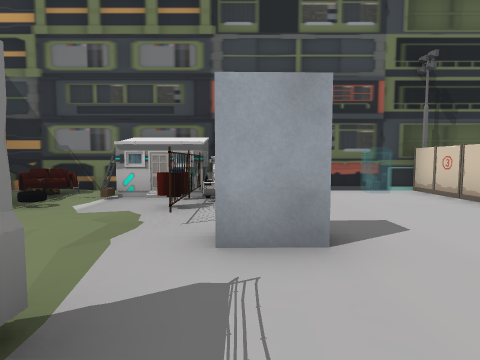
View 1 (above)

23 first-person views from a walk through a scene from a Unity 3-D project. The camera is 1.5 m above the floor, tilts 4° down and sees 80° across. The floor is counted in squares, 2 m on a side. Each view is taken from the middle of a square. On the plan, view 1 faces up. The plan holds only what a view shows up to about 10 squares ahead; the rest is blank. The place goes on beyond the plan. The player is left out. Door leaves are left out, so doorways stand open. Some surface patterns are stand-ins.

View 2
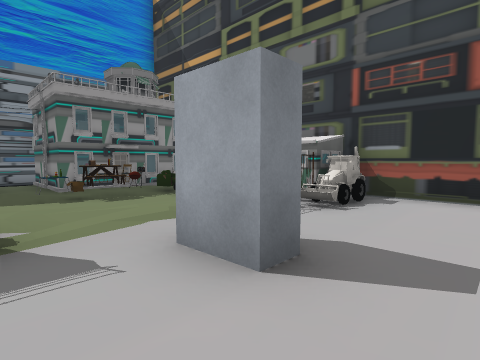

View 3
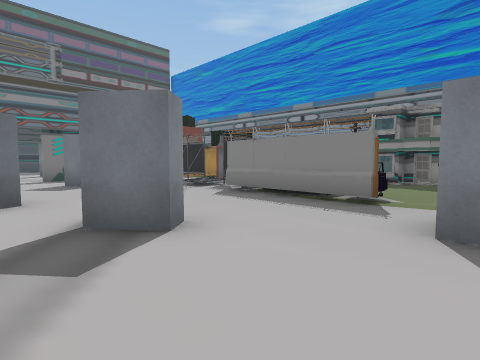

View 4
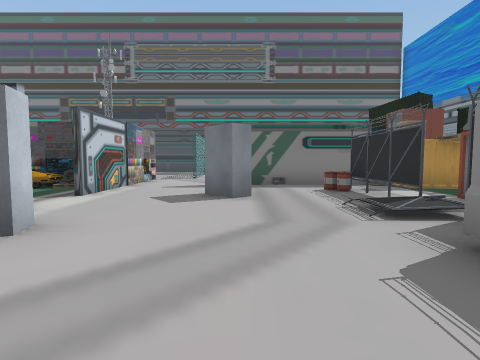

View 5
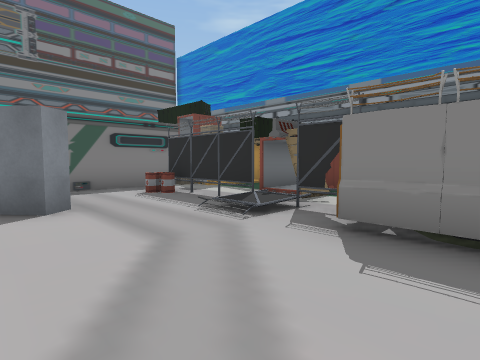

View 6
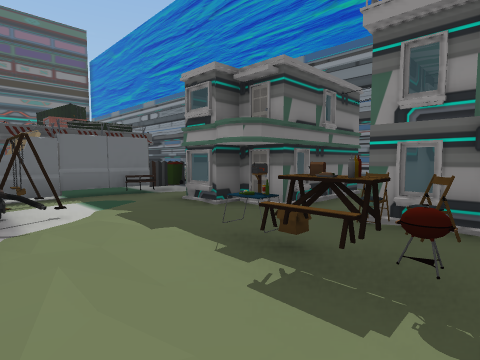

View 7
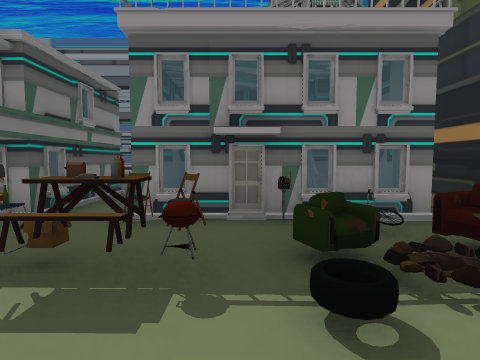

View 8
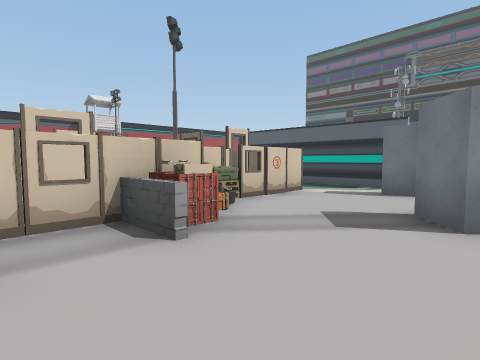

View 9
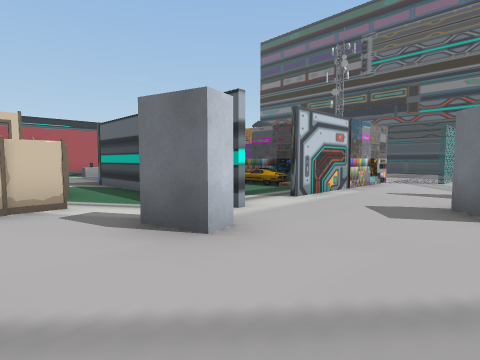

View 10
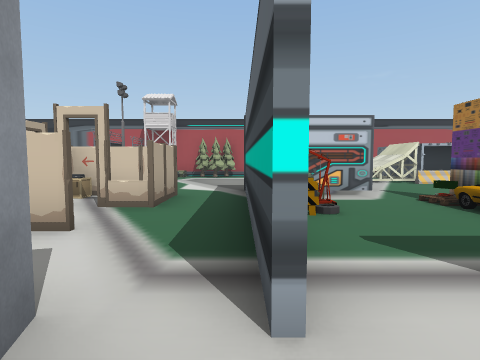

View 11
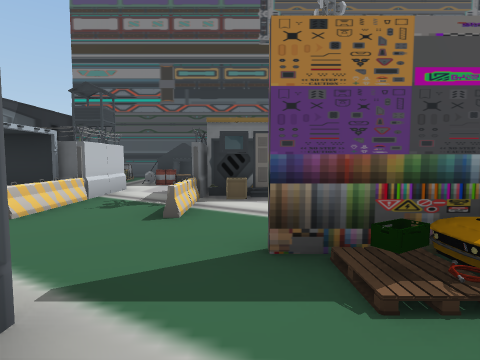

View 12
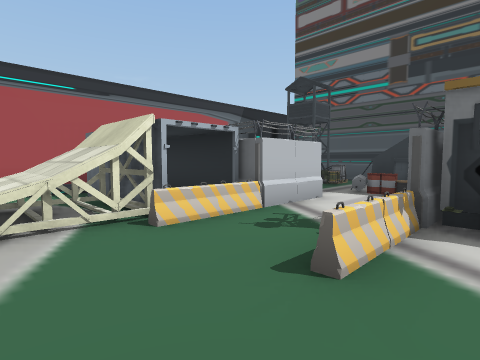

View 13
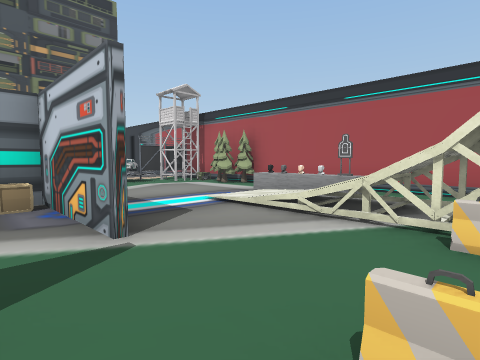

View 14
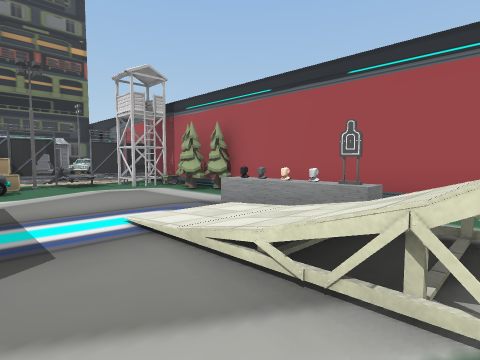

View 15
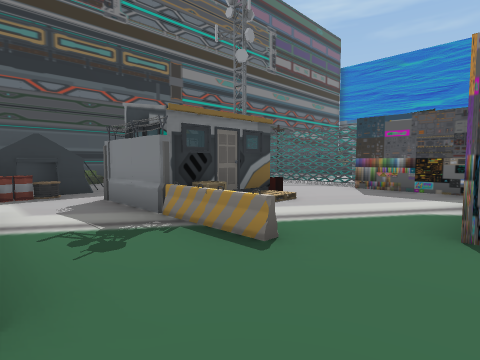

View 16
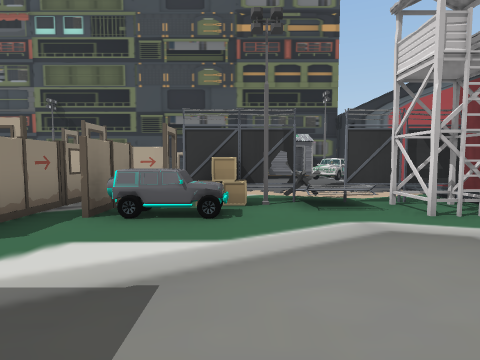

View 17
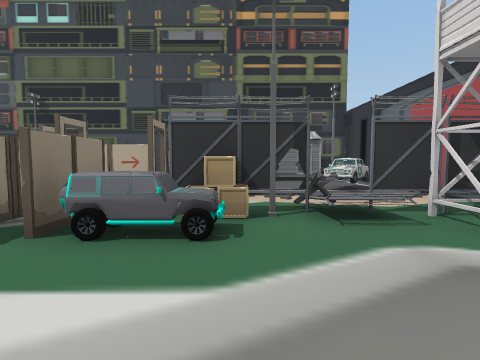

View 18
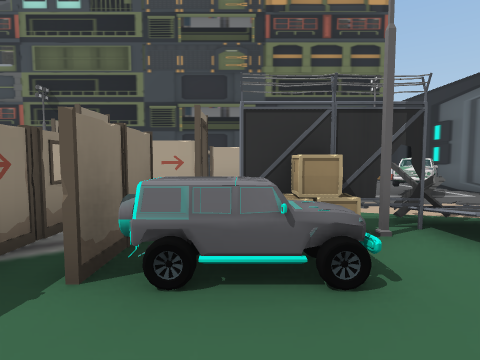

View 19
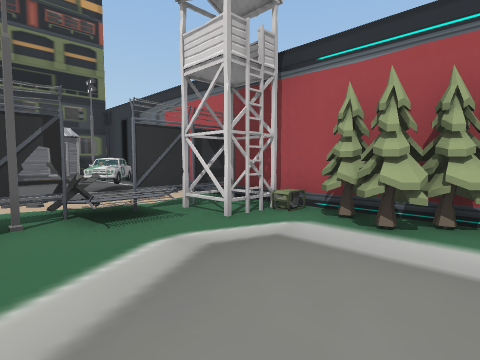

View 20
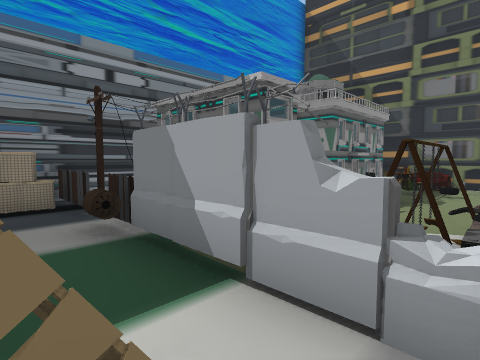

View 21
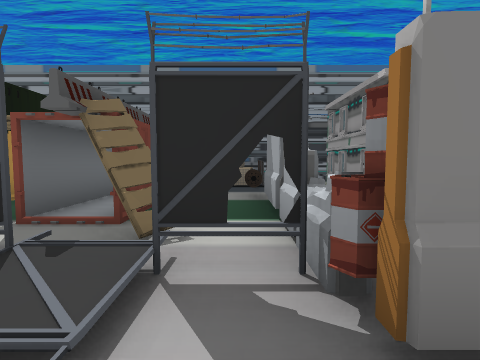

View 22
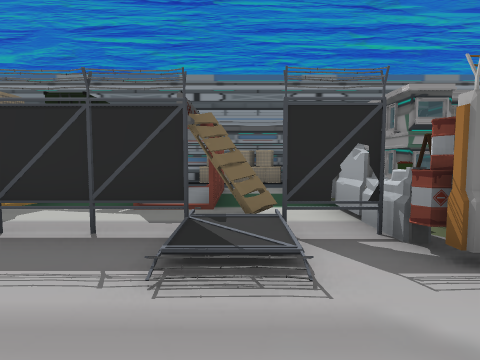

View 23
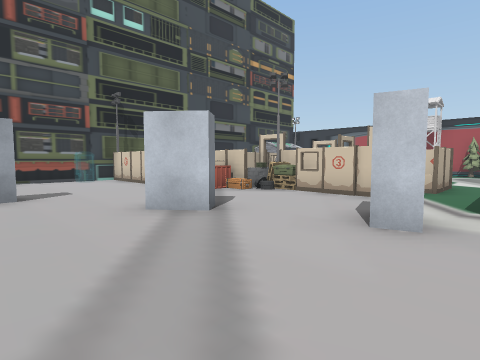

### Floor plan
Key: @ floor where view 1 was taken; # wall or solid block; x gap in a wall; . main floor; : floor 0.25 m higher than the main floor; / step, stairs or slope; D open door; = window, fence, low wall or low ledge; ^ raised ledge; O other object.
Columns run from 10 left of view 1 to 16 right of it. Each row starts with its distance up from view 1.
  7    ##########=#         ###
  6   OOOOOOOOO..D#         ###
  5   OOOOO.OO#...#        ##O#
  4   O:OOO..O......#   #  :::#
  3 # OOOOOO.OO.....##  ##::OO#
  2 #.....O........O##  # .:OO#
  1 #.OOOO.:O#......O####  ##.#
  0 # OOOO.#^#@.OO..O ###OOOOO#
 -1 #    ..#^#......# ###OO=OO#
 -2 #OO.O###OO......#.##......O
 -3 ###.####O.....O...x......OO
 -4  #..###O//....#######.....#
 -5  #..D..DO........OOOO....^#
 -6     ###.O..O..#.....#..//^#
 -7      #..OO....#..O..#..//^#
 -8      #DDO.....# ###....//=#
 -9        O####..#........///#
-10             ..#.....O.O//D#
-11              .#.....O.O##D#
-12              #...OOO#.#
-13              #..  OO#.#
-14                     ...
-15                     OOO.
-16                    .O  =O
-17                    . OOOOO
-18                    O####

Where each view was taken, in squares from view 1:
view 1: 0 up, 0 right, facing up
view 2: 1 up, 2 right, facing up-left
view 3: 3 up, 4 right, facing down-left
view 4: 0 up, 1 right, facing down
view 5: 1 down, 2 right, facing down-left
view 6: 4 up, 2 left, facing down-left
view 7: 4 up, 2 left, facing left
view 8: 4 up, 2 right, facing down-right
view 9: 1 down, 1 right, facing down-right
view 10: 4 down, 3 right, facing right
view 11: 6 down, 9 right, facing down
view 12: 8 down, 9 right, facing down-right
view 13: 10 down, 9 right, facing up-right
view 14: 9 down, 11 right, facing up-right
view 15: 8 down, 12 right, facing down-left
view 16: 5 down, 12 right, facing up
view 17: 4 down, 12 right, facing up
view 18: 3 down, 11 right, facing up
view 19: 4 down, 12 right, facing up-right
view 20: 4 down, 2 left, facing up-left
view 21: 3 down, 0 right, facing left
view 22: 4 down, 1 right, facing left
view 23: 4 down, 0 right, facing up-right
